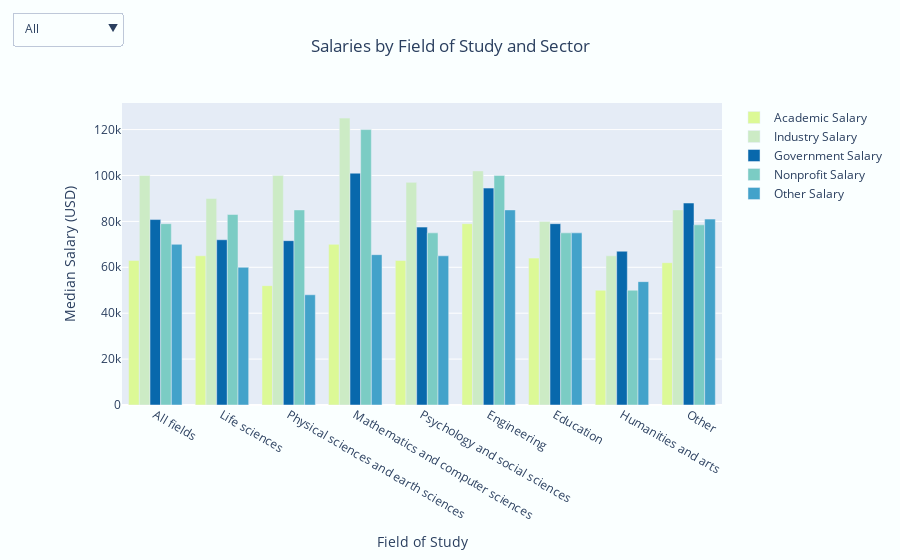

The code cell stored with this chart in its notebook:
### Code cell
# Subset data by Year

salary = go.Figure()

#Create a trace for each year of interest
#Academic Salary
salary.add_trace(
    go.Bar(x=list(table['Field']),
               y=list(table['Academic Salary']),
               name="Academic Salary",
               marker_color = colors[0]))
#Industry Salary
salary.add_trace(
    go.Bar(x=list(table['Field']),
               y=list(table['Industry Salary']),
               name="Industry Salary", 
          marker_color = colors[1]))
#Government Salary
salary.add_trace(
    go.Bar(x=list(table['Field']),
               y=list(table['Government Salary']),
               name="Government Salary",
           marker_color = colors[5]))
#Nonprofit Salary
salary.add_trace(
    go.Bar(x=list(table['Field']),
               y=list(table['Nonprofit Salary']),
               name="Nonprofit Salary",
          marker_color = colors[3]))
#Other Salary
salary.add_trace(
    go.Bar(x=list(table['Field']),
               y=list(table['Other Salary']),
               name="Other Salary",
          marker_color = colors[4]))
#add buttons

salary.update_layout(
    updatemenus=[
        dict(
            active=0,
            x = 0,
            y = 1.3,
            buttons=list([
                dict(label="All",
                     method="update",
                     args=[{"visible": [True, True, True, True, True]},
                           {"title": "All Salaries"}]),
                dict(label="Academic",
                     method="update",
                     args=[{"visible": [True, False, False, False, False]},
                           {"title": "Academic Salary"}]),
                dict(label="Industry",
                     method="update",
                     args=[{"visible": [False, True, False, False, False]},
                           {"title": "Industry Salary"}]),
                dict(label="Government",
                     method="update",
                     args=[{"visible": [False, False, True, False, False]},
                           {"title": "Government Salary"}]),
                dict(label="Nonprofit",
                     method="update",
                     args=[{"visible": [False, False, False, True, False]},
                           {"title": "Nonprofit Salary"}]),
                dict(label="Other",
                     method="update",
                     args=[{"visible": [False, False, False, False, True]},
                           {"title": "Other Salary"}]),
            ]),
        )
    ])

# Set title
salary.update_layout(title_text="Salaries by Field of Study and Sector", 
                  title_x = .50,
                  yaxis_title="Median Salary (USD)",
                  xaxis_title="Field of Study", 
                  paper_bgcolor='rgb(250, 255, 255)')

salary.show()

### Figure 1 — Plotly figure (JSON) as saved in the notebook; plotly's stock layout.template omitted (floating-point values rounded to 4 significant figures)
{"data": [{"marker": {"color": "rgba(220,249,150,1)"}, "name": "Academic Salary", "type": "bar", "x": ["All fields", "Life sciences", "Physical sciences and earth sciences", "Mathematics and computer sciences", "Psychology and social sciences", "Engineering", "Education", "Humanities and arts", "Other"], "y": ["63,000", "65,000", "52,000", "70,000", "63,000", "79,000", "64,000", "50,000", "62,000"]}, {"marker": {"color": "rgba(204,235,197, 1)"}, "name": "Industry Salary", "type": "bar", "x": ["All fields", "Life sciences", "Physical sciences and earth sciences", "Mathematics and computer sciences", "Psychology and social sciences", "Engineering", "Education", "Humanities and arts", "Other"], "y": ["100,000", "90,000", "100,000", "125,000", "97,000", "102,000", "80,000", "65,000", "85,000"]}, {"marker": {"color": "rgba(8,104,172, 1)"}, "name": "Government Salary", "type": "bar", "x": ["All fields", "Life sciences", "Physical sciences and earth sciences", "Mathematics and computer sciences", "Psychology and social sciences", "Engineering", "Education", "Humanities and arts", "Other"], "y": ["80,800", "72,000", "71,600", "101,000", "77,500", "94,500", "79,000", "67,000", "88,000"]}, {"marker": {"color": "rgba(123,204,196, 1)"}, "name": "Nonprofit Salary", "type": "bar", "x": ["All fields", "Life sciences", "Physical sciences and earth sciences", "Mathematics and computer sciences", "Psychology and social sciences", "Engineering", "Education", "Humanities and arts", "Other"], "y": ["79,000", "83,000", "85,000", "120,000", "75,000", "100,000", "75,000", "50,000", "78,500"]}, {"marker": {"color": "rgba(67,162,202, 1)"}, "name": "Other Salary", "type": "bar", "x": ["All fields", "Life sciences", "Physical sciences and earth sciences", "Mathematics and computer sciences", "Psychology and social sciences", "Engineering", "Education", "Humanities and arts", "Other"], "y": ["70,000", "60,000", "48,025", "65,500", "65,000", "85,000", "75,000", "53,750", "81,000"]}], "layout": {"autosize": true, "paper_bgcolor": "rgb(250, 255, 255)", "title": {"text": "Salaries by Field of Study and Sector", "x": 0.5}, "updatemenus": [{"active": 0, "buttons": [{"args": [{"visible": [true, true, true, true, true]}, {"title": "All Salaries"}], "label": "All", "method": "update"}, {"args": [{"visible": [true, false, false, false, false]}, {"title": "Academic Salary"}], "label": "Academic", "method": "update"}, {"args": [{"visible": [false, true, false, false, false]}, {"title": "Industry Salary"}], "label": "Industry", "method": "update"}, {"args": [{"visible": [false, false, true, false, false]}, {"title": "Government Salary"}], "label": "Government", "method": "update"}, {"args": [{"visible": [false, false, false, true, false]}, {"title": "Nonprofit Salary"}], "label": "Nonprofit", "method": "update"}, {"args": [{"visible": [false, false, false, false, true]}, {"title": "Other Salary"}], "label": "Other", "method": "update"}], "x": 0, "y": 1.3}], "xaxis": {"autorange": true, "range": [-0.5, 8.5], "title": {"text": "Field of Study"}, "type": "category"}, "yaxis": {"autorange": true, "range": [0, 131600.0], "title": {"text": "Median Salary (USD)"}}}}
